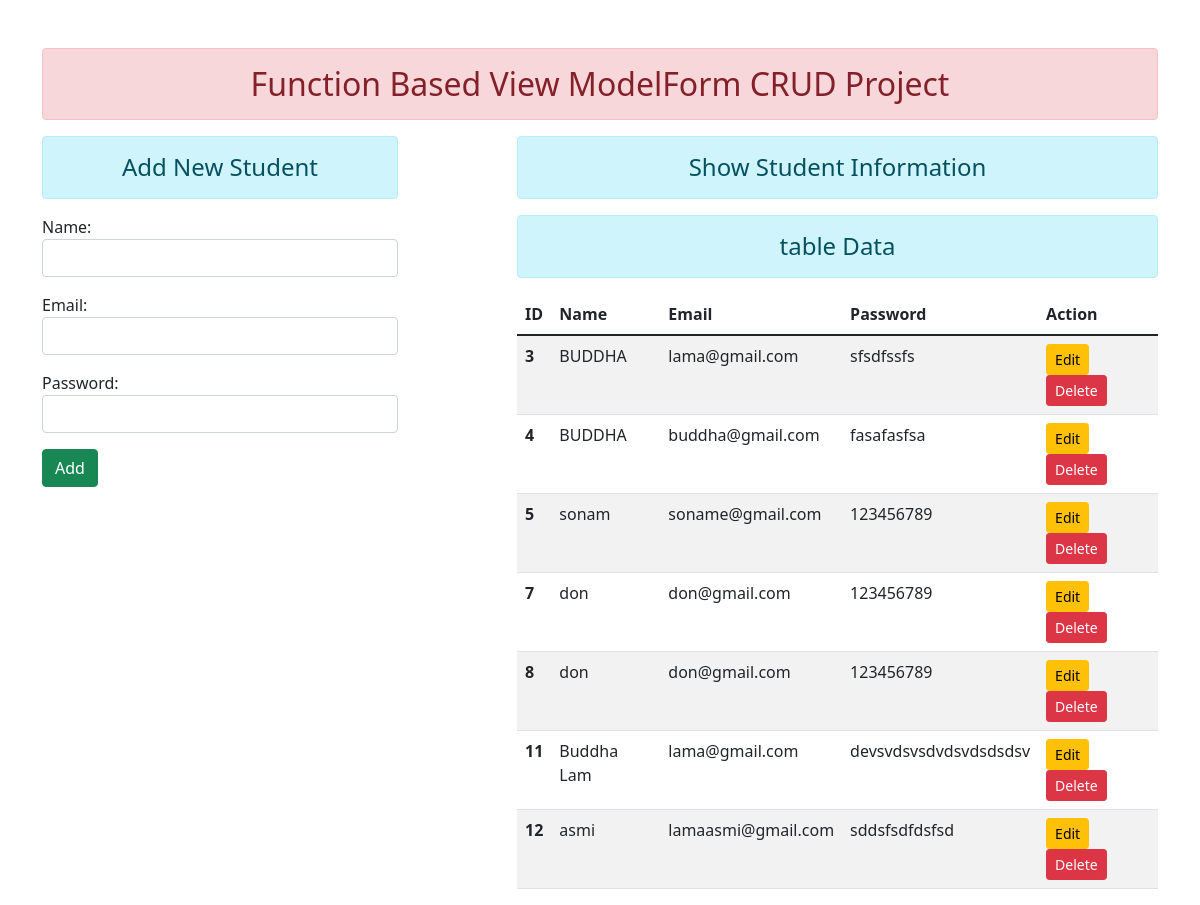
The page / on the database its author committed.
### enroll/models.py (models this page shows)
class User(models.Model):
    name = models.CharField(max_length=70)
    email = models.EmailField(max_length=100)
    password = models.CharField(max_length=100)

### enroll/views.py (the view)
# urls.py: path('', views.addshowPage, name='addshow'),
def addshowPage(request):
    if request.method == 'POST':
        fm = StudentRegistration(request.POST)
        if fm.is_valid():
            nm = fm.cleaned_data['name']
            em = fm.cleaned_data['email']
            pw = fm.cleaned_data['password']
            reg = User(name=nm, email = em, password = pw)
            reg.save()
            fm = StudentRegistration()
    else:
        fm = StudentRegistration()
    stud = User.objects.all()
    return render(request,'enroll/addshow.html',{'form':fm,'stu':stud})

### enroll/forms.py
class StudentRegistration(forms.ModelForm):
    class Meta:
        model=User
        fields = ['name','email','password']
        widgets ={
            'name': forms.TextInput(attrs={'class':'form-control'}),
            'email': forms.EmailInput(attrs={'class':'form-control'}),
            'password': forms.PasswordInput(render_value = True, attrs={'class':'form-control'}),
        }

### enroll/templates/enroll/addshow.html (shortened to what this page needs)
{% extends 'enroll/base.html' %}
{% block content %}
  <div class="row">
      <div class="col-sm-4">
        <h4 class="text-center alert alert-info">Add New Student</h4>
        <form action="" method="post">
            {{form.as_p}}
            <input type="submit" class="btn btn-success" value="Add">
        </form>
      </div>
      <div class="col-sm-7 offset-1">
          <h4 class="text-center alert alert-info"> Show Student Information</h4>
            {% if stu %}
            <h4 class="text-center alert alert-info">table Data</h4>
                <table class="table table-striped table-hover">
                    <thead>
                        <tr>
                            <th scope="col">ID</th>
                            <th scope="col">Name</th>
                            <th scope="col">Email</th>
                            <th scope="col">Password</th>
                            <th scope="col">Action</th>
                        </tr>
                    </thead>
                    <tbody>
                            {%  for data in stu %}
                            <tr>
                                <th scope="row">{{data.id}}</th>
                                <td>{{data.name}}</td>
                                <td>{{data.email}}</td>
                                <td>{{data.password}}</td>
                                <td>
                                    <a href="{% url 'updatedata' data.id %}" class="btn btn-warning btn-sm">Edit</a>
                                    <form action="{% url 'deletedata' data.id %}" method="post" class="d-inline">
                                        <input type="submit"  class = "btn btn-danger btn-sm" value="Delete">
                                    </form>
                                </td>
                            </tr>
                            {% endfor %}
                    </tbody>
                </table>
            {% else %}
            <h4 class="text-center alert alert-warning">No records</h4>
            {% endif %}
        </div>
  </div>
{% endblock content %}

### enroll/templates/enroll/base.html (shortened to what this page needs)
<!DOCTYPE html>
<html lang="en">
<head>
    {% load static %}
    <link rel="stylesheet" href="{% static 'enroll/css/bootstrap.min.css' %}">
</head>
<body>
    <div class="container mt-5">
        <h2 class="text-center alert alert-danger">Function Based View ModelForm CRUD Project</h2>
        {% block content %}
        {% endblock content %}
    </div>
</body>
</html>

### rows shown on the page
User: id "3", name "BUDDHA", email "lama@gmail.com", password "sfsdfssfs"
User: id "4", name "BUDDHA", email "buddha@gmail.com", password "fasafasfsa"
User: id "5", name "sonam", email "soname@gmail.com", password "123456789"
User: id "7", name "don", email "don@gmail.com", password "123456789"
User: id "8", name "don", email "don@gmail.com", password "123456789"
User: id "11", name "Buddha Lam", email "lama@gmail.com", password "devsvdsvsdvdsvdsdsdsv"
User: id "12", name "asmi", email "lamaasmi@gmail.com", password "sddsfsdfdsfsd"
